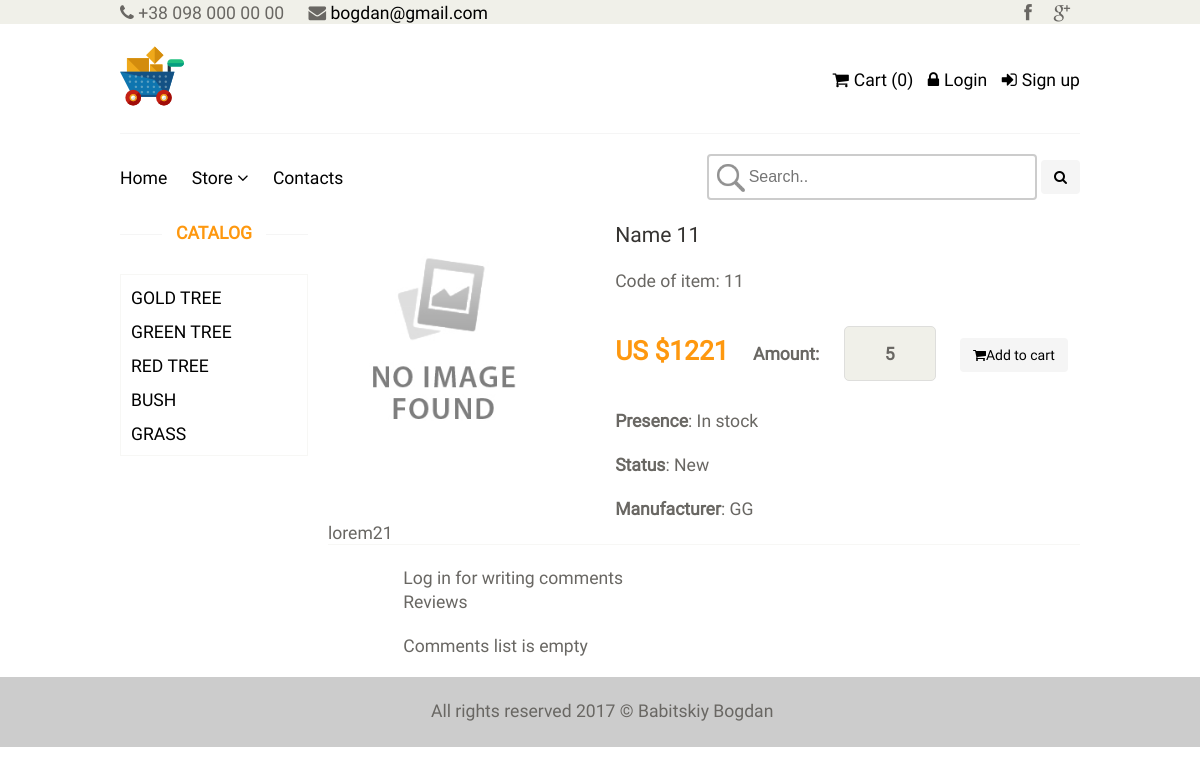
Page /product/11 on the committed database.
### tables this page shows
CREATE TABLE `product` (
  `id` int(11) NOT NULL,
  `name` varchar(255) NOT NULL,
  `category_id` int(11) NOT NULL,
  `code` int(11) NOT NULL,
  `price` float NOT NULL,
  `availability` tinyint(1) NOT NULL,
  `brand` varchar(255) NOT NULL,
  `description` text NOT NULL,
  `is_new` tinyint(1) NOT NULL DEFAULT '0',
  `is_recommended` tinyint(1) NOT NULL DEFAULT '0',
  `status` int(11) NOT NULL DEFAULT '1'
);

CREATE TABLE `category` (
  `id` int(11) NOT NULL,
  `name` varchar(255) NOT NULL,
  `sort_order` int(11) NOT NULL DEFAULT '0',
  `status` int(11) NOT NULL DEFAULT '1'
);

### config/routes.php (called while the page is built)
<?php
	return array (
		'product/([0-9]+)' => 'product/view/$1',
		'catalog/page-([0-9]+)' => 'catalog/index/$1',
		'catalog' => 'catalog/index',
		'user/myorders' => 'user/order',
		'user/cancel' => 'user/cancel',
		'user/([0-9]+)' => 'user/view/$1',
		'user/edit' => 'user/edit',
		'user/message' => 'user/message',
		'comment/delete/([0-9]+)' => 'comment/delete/$1',
		'category/([0-9]+)/page-([0-9]+)' => 'catalog/category/$1/$2',
		'category/([0-9]+)' => 'catalog/category/$1',
		'cart/checkout' => 'cart/checkout',
		'cart/addAjax/([0-9]+)' => 'cart/addAjax/$1',
		'cart/delete/([0-9]+)' => 'cart/delete/$1',
		'cart' => 'cart/index',
		'user/register' => 'user/register',
		'user/login' => 'user/login',
		'user/logout' => 'user/logout',
		'admin/product/create' => 'adminProduct/create',
		'admin/product/update/([0-9]+)' => 'adminProduct/update/$1',
		'admin/product/delete/([0-9]+)' => 'adminProduct/delete/$1',
		'admin/product' => 'adminProduct/index',
		'admin/category/create' => 'adminCategory/create',
		'admin/category/update/([0-9]+)' => 'adminCategory/update/$1',
		'admin/category/delete/([0-9]+)' => 'adminCategory/delete/$1',
		'admin/category' => 'adminCategory/index',
		'admin/order/create' => 'adminOrder/create',
		'admin/order/update/([0-9]+)' => 'adminOrder/update/$1',
		'admin/order/delete/([0-9]+)' => 'adminOrder/delete/$1',
		'admin/order/view/([0-9]+)' => 'adminOrder/view/$1',
		'admin/order' => 'adminOrder/index',
		'admin' => 'admin/index',
		'contacts' => 'site/contact',
		'search' => 'site/search',
		'' => 'site/index'
	);

### controllers/ProductController.php (called while the page is built, shortened)
<?php
class ProductController
{
	public function actionView ($productId)
	{
		$categories = Category::getCategoriesList();
		$product = Product::getProductById($productId);
		$comments = Comment::getCommentsListById($productId);
		require_once (ROOT . '/views/product/view.php');
		return true;
	}
}

### index.php (called while the page is built, shortened)
<?php
	require_once ROOT . '/components/Autoload.php';
	$router = new Router ();
	$router->run ();

### components/Autoload.php (called while the page is built, shortened)
<?php
spl_autoload_register(function ($class) {
        $array_path = array(
            '/models/',
            '/components/',
        );
        foreach ($array_path as $path) {
            $path = ROOT . $path . $class . '.php';
        }
});

### models/Cart.php (called while the page is built, shortened)
<?php
	class Cart
	{
		public static function countItems()
		{
			if (isset($_SESSION['products'])) {
				$count = 0;
				foreach ($_SESSION['products'] as $id => $amount) {
					$count += $amount;
				}
				return $count;
			} else {
				return 0;
			}
		}
	}

### models/User.php (called while the page is built, shortened)
<?php
class User {
	public static function isGuest()
	{
		if(isset($_SESSION['user']))	return false;
		else 							return true;
	}
}

### models/Category.php (called while the page is built, shortened)
<?php
	class Category
	{
		public static function getCategoriesList()
		{
			$db = Db::getConnection();
			$categoryList = array();
			$result = $db->query('SELECT id, name FROM category '
				. 'ORDER BY sort_order ASC');
			$i = 0;
			while($row = $result->fetch()) {
				$categoryList[$i]['id'] = $row['id'];
				$categoryList[$i]['name'] = $row['name'];
				++ $i;
			}
			return $categoryList;
		}
	}

### models/Product.php (called while the page is built, shortened)
<?php
class Product
{
	public static function getProductByID($id)
	{
		$id = intval($id);
		if($id) {
			$db = Db::getConnection();
			$result = $db->query('SELECT * FROM product WHERE id =' . $id);
			$result->setFetchMode(PDO::FETCH_ASSOC);
			return $result->fetch();
		}
	}
	public static function getImage($id)
	{
		$noImage = 'no_image.jpg';
		$path = '/upload/images/products/';
		$pathToProductImage = $path . $id . '.jpg';
		return $path . $noImage;
	}
}

### models/Comment.php (called while the page is built, shortened)
<?php
class Comment {
	public static function getCommentsListById($id)
	{
		$db = Db::getConnection();
		$comment = array();
		$result = $db->query("SELECT * FROM comment WHERE goods_id=".$id);
		return $comment;
	}
}

### views/product/view.php (the view, shortened to what this page needs)
<?php require_once (ROOT . '/views/layouts/header.php'); ?>
<div class="container">
<aside class="aside">
	<h2 class="title">Catalog</h2>
	<ul>
		<?php foreach ($categories as $categoryItem): ?>
		<li><a href="/category/<?php echo $categoryItem['id'] ?>">
			<?php echo $categoryItem['name']; ?>
			</a>
		</li>
	<?php endforeach; ?>
	</ul>
</aside>
<section class="item_descr">
<div class="item-img">
	<img src="<?php echo Product::getImage($product['id']) ?>" alt="img">
</div>
<div class="brief_descr">
	<h2><?php echo $product['name']; ?></h2>
	<p>Code of item: <?php echo $product['code']; ?></p>
	<span>
		<p class="price">US $<?php echo $product['price']; ?></p>
		<p>Amount:</p>
		<input type="text" value="5" id="amount">
		<a class="btn add-to-cart" data-id="<?php echo $product['id'] ?>"><i class="fa fa-shopping-cart" aria-hidden="true"></i>Add to cart</a>
	</span>
	<p><b>Presence</b>: In stock</p>
	<p><b>Status</b>: New</p>
	<p><b>Manufacturer</b>: <?php echo $product['brand']; ?></p>
</div>
<div class="full_descr"><?php echo $product['description']; ?></div>
</section>
	<div></div>
	<div class="container_one-column">
	<?php if (!User::isGuest()): ?>
	<div class="form_for_comment">
		<form method="post">
			<textarea name="userComment"></textarea><br>
			<input type="submit" name="submit" class="btn" value="Send"><br><br>
		</form>
	</div>
<?php else: ?>
	<p>Log in for writing comments</p>
<?php endif ?>
	<h5>Reviews</h5>
	<div class="comments">
	<?php if ($comments): ?>
		<?php foreach ($comments as $value): ?>
			<div class="comment">
				<a class="user" href="/user/<?php echo $value['user_id']; ?>">
					<i class="fa fa-user" aria-hidden="true"></i>
					<?php echo User::getUserById($value['user_id'])['name']; ?>
				</a>
				<div class="time">
					<?php echo $value['date']; ?>
				</div>
				<?php if (User::checkAdmin()): ?>
					<a href="/comment/delete/<?php echo $value['id'] ?>" class="delete_comment delete" ><i class="fa fa-trash-o" aria-hidden="true"></i></a>
				<?php endif ?>
				<div class="comment_text"><?php echo $value['comment']; ?></div>
			</div>
		<?php endforeach ?>
	<?php else: ?>
		<p>Comments list is empty</p>
	<?php endif ?>
</div>
</div>
</div>
<?php require_once (ROOT . '/views/layouts/footer.php'); ?>

### components/Router.php (shortened to what this page needs)
<?php
	class Router
	{
		private $routes;
		public function __construct()
		{
			$routesPath = ROOT . '/config/routes.php';
			$this->routes = include ( $routesPath );
		}
		private function getURI ()
		{
			if ( !empty ( $_SERVER['REQUEST_URI'] ) )
			{
				return trim ( $_SERVER['REQUEST_URI'], '/' );
			}
		}
		public function run ()
		{
			$uri = $this->getURI ();
			foreach ($this->routes as $uriPattern => $path)
			{
				if ( preg_match ( "~$uriPattern~", $uri) )
				{
					$internalRoute = preg_replace("~$uriPattern~", $path, $uri);
					$segments = explode ( '/', $internalRoute );
					$controllerName = array_shift ( $segments ) . 'Controller';
					$actionName = 'action' . ucfirst ( array_shift ( $segments ) );
					$parameters = $segments;
					$controllerObject = new $controllerName;
					if(method_exists($controllerObject, $actionName)) {
						$result = call_user_func_array (
							  array ( $controllerObject, $actionName ),
							  $parameters
						);
					}
					else {
						require_once ROOT . '/views/error/error404.html';
					}
					if ( $result != null )
					{
						break;
					}
				}
			}
		}
	}

### views/layouts/header.php (shortened to what this page needs)
<!DOCTYPE html>
<html lang="en">
<head>
   <link rel="stylesheet" type="text/css" href="/template/css/css-reset.css">
   <link rel="stylesheet" type="text/css" href="/template/css/fonts.css">
   <link rel="stylesheet" type="text/css" href="/slick/slick.css"/>
   <link rel="stylesheet" type="text/css" href="/slick/slick-theme.css"/>
   <link rel="stylesheet" href="/template/css/font-awesome.min.css"/>
   <link rel="stylesheet" href="/template/css/main.css"/>
</head>
<body>
	<div id="wrapper-page">
		<header class="header">
			<div class="header-top">
				<div class="container_center">
					<div class="header-top__contact">
							<p>
								<i class="fa fa-phone" aria-hidden="true"></i>
								+38 098 000 00 00
							</p>
							<p>
								<i class="fa fa-envelope" aria-hidden="true"></i>
								<a href="mailto:bogdan@gmail.com">bogdan@gmail.com</a>
							</p>
					</div>
					<ul class="header-top__links">
						<li class="facebook"><a href="http://facebook.com" target="_blank"><i class="fa fa-facebook" aria-hidden="true"></i></a></li>
						<li class="google"><a href="https://www.google.com.ua" target="_blank"><i class="fa fa-google-plus" aria-hidden="true"></i></a></li>
					</ul>
				</div>
			</div>
			<div class="header-middle">
				<div class="container_center">
					<div class="header-middle__logo">
						<a href="/"><img src="../../upload/images/shopping-cart.png"></a>
					</div>
						<ul class="header-middle__nav">
							<li><a href="/cart/"><i class="fa fa-shopping-cart" aria-hidden="true"></i>Cart
								(<span id="cart-count"><?php echo Cart::countItems();?></span>)
								</a></li>
							<?php if(User::isGuest()): ?>
							<li><a href="/user/login"><i class="fa fa-lock" aria-hidden="true"></i>Login</a></li>
							<li><a href="/user/register"><i class="fa fa-sign-in" aria-hidden="true"></i>Sign up</a></li>
							<?php else: ?>
							<li><a href="/user/<?php echo User::getUser() ?>"><i class="fa fa-user" aria-hidden="true"></i>Account</a></li>
							<li><a href="/user/logout"><i class="fa fa-unlock" aria-hidden="true"></i>Logout</a></li>
						<?php endif; ?>
						</ul>
				</div>
			</div>
			<div class="header-bottom">
				<div class="container_center">
					<div class="left">
						<ul class="header__bottom-nav">
							<li><a href="/">Home</a></li>
							<li class="submenu">
								<a href="#">Store <i class="fa fa-angle-down"></i></a>
							</li>
							<li><a href="/contacts/">Contacts</a></li>
						</ul>
					</div>
				<div class="right">
						<form action="/search" method="post">
							<input type="text" name="search" placeholder="Search..">
							<button type="submit" name="submit_search" value="1" class="btn"><i class="fa fa-search" aria-hidden="true"></i></button>
						</form>
					</div>
				</div>
			</div>
		</header>
		<div class="wrapper_page">

### views/layouts/footer.php (shortened to what this page needs)
</div>
			<footer class="footer">
				<span>All rights reserved 2017 © Babitskiy Bogdan</span>
			</footer>
	</div>
</body>
</html>

### template/css/main.css (style rules this page uses)
body, html { height: 100%; }
.left { justify-self: start; }
.right { justify-self: end; }
.price { font-size: 1em; font-weight: bold; color: #FE980F; }
body { font: 1.1em Roboto, sans-serif; color: #696763; }
.btn { background-color: #f5f5f5; transition: all .5s ease; display: inline-block; padding: 6px 12px; margin-bottom: 0; font-size: 14px; font-weight: normal; line-height: 1.428571429; text-align: center; white-space: nowrap; vertical-align: middle; cursor: pointer; background-image: none; border: 1px solid transparent; border-radius: 4px; -webkit-user-select: none; -moz-user-select: none; -ms-user-select: none; -o-user-select: none; user-select: none; }
.container_center { margin: 0 10%; display: grid; grid-template-columns: 1fr 1fr; align-items: center; }
.container_one-column { display: grid; margin: 0 10%; }
.container { display: grid; grid-gap: 20px; grid-template-columns: 1fr 4fr; min-height: 100%; margin: 0 10%; grid-template-areas: "sidebar section" "slider slider" }
h2.title { text-align: center; color: #FE980F; position: relative; text-transform: uppercase; font-weight: bold; margin: 0 auto 30px; overflow: hidden; vertical-align: middle; z-index: -2; }
h2.title::after, h2.title::before { content: ""; display: inline-block; vertical-align: middle; width: 100%; height: 1px; background-color: #f5f5f5; position: relative; z-index: -5; }
h2.title::before { margin-left: -100%; left: -14px; }
h2.title::after { margin-right: -100%; right: -14px; }
img { width: 100%; height: auto; }
.comments { width: 100%; margin: 20px 0; }
img:not(.modal-content) { border-radius: 5px; cursor: pointer; transition: 0.3s; }
input[name=search] { width: 330px; box-sizing: border-box; border: 2px solid #ccc; border-radius: 4px; font-size: 16px; background-color: white; background-image: url("../../upload/images/staff/search.png"); background-size: contain; background-position: 0 0; background-repeat: no-repeat; padding: 12px 20px 12px 40px; }

### template/css/layouts_style/header_style.css (style rules this page uses)
header.header { grid-area: header; }
.header-top { background: #F0F0E9; width: 100%; }
.header-top__contact p, .header-top__links { display: inline-block; }
.header-top__contact p:first-child { margin-right: 20px; }
.header-top__contact { grid-column: 1 / 1; }
.header-top__links { grid-column: 5 / 5; }
.header-top__links li { margin-left: -0.36em; text-align: center; display: inline-block; height: 100%; width: 36px; }
.header-top__links li a::before { content: ""; height: 100%; vertical-align: middle; display: inline-block; }
.header-top__links li a { display: block; height: 100%; width: 100%; transition: background 1s ease; color: #696763; }
.header-middle .container_center { padding: 20px 0; border-bottom: 1px solid #f5f5f5; }
.header-middle__logo img { width: 64px; height: 64px; }
ul.header-middle__nav { grid-column: 5 / 5; }
ul.header-middle__nav li { display: inline-block; margin-right: 10px; }
ul.header-middle__nav li a { transition: color .5s ease; }
ul.header-middle__nav li:last-child { margin-right: 0; }
ul.header-middle__nav li i { margin-right: 5px; }
ul.header__bottom-nav li { display: inline-block; margin-right: 20px; }
ul.header__bottom-nav li a { transition: color .5s ease; }
.header-bottom .container_center { padding: 20px 0; }
ul.header__bottom-nav li { position: relative; }

### template/css/layouts_style/footer_style.css (style rules this page uses)
footer.footer { grid-area: footer; height: 70px; width: 100%; background: #ccc; text-align: center; vertical-align: middle; display: inline-block; }
footer.footer::before { content: ''; display: inline-block; height: 100%; vertical-align: middle; }

### template/css/layouts_style/product_item_style.css (style rules this page uses)
section.item_descr { border-bottom: 1px solid #F7F7F5; display: grid; grid-template-areas: "itemImg itemBriefDescr" "itemFullDescr itemFullDescr"; }
section.item_descr div.item-img { margin: 0; grid-area: itemImg; width: 80%; position: relative; }
.brief_descr { grid-area: itemBriefDescr; }
.brief_descr h2 { color: #363432; font-size: 1.2em; }
.brief_descr p { font-size: 1em; margin: 20px 0; }
.brief_descr p:last-child { margin: 0; }
.brief_descr span { display: inline-block; }
.brief_descr span p { display: inline-block; margin-right: 20px; font-weight: bold; }
.brief_descr span p.price { color: #FE980F; font-size: 1.5em; }
.brief_descr span input { margin-right: 20px; display: inline-block; outline: none; text-align: center; height: 33px; width: 50px; font: 1em Roboto, sans-serif; font-weight: bold; color: #696763; border: 1px solid #DEDEDC; }
.brief_descr b { font-weight: bold; }
.full_descr { grid-area: itemFullDescr; }

### rows in the picture
product: name "Name 11", code "11", price "1221", brand "GG", description "lorem21"
category: name "GOLD TREE"
category: name "GREEN TREE"
category: name "RED TREE"
category: name "BUSH"
category: name "GRASS"
